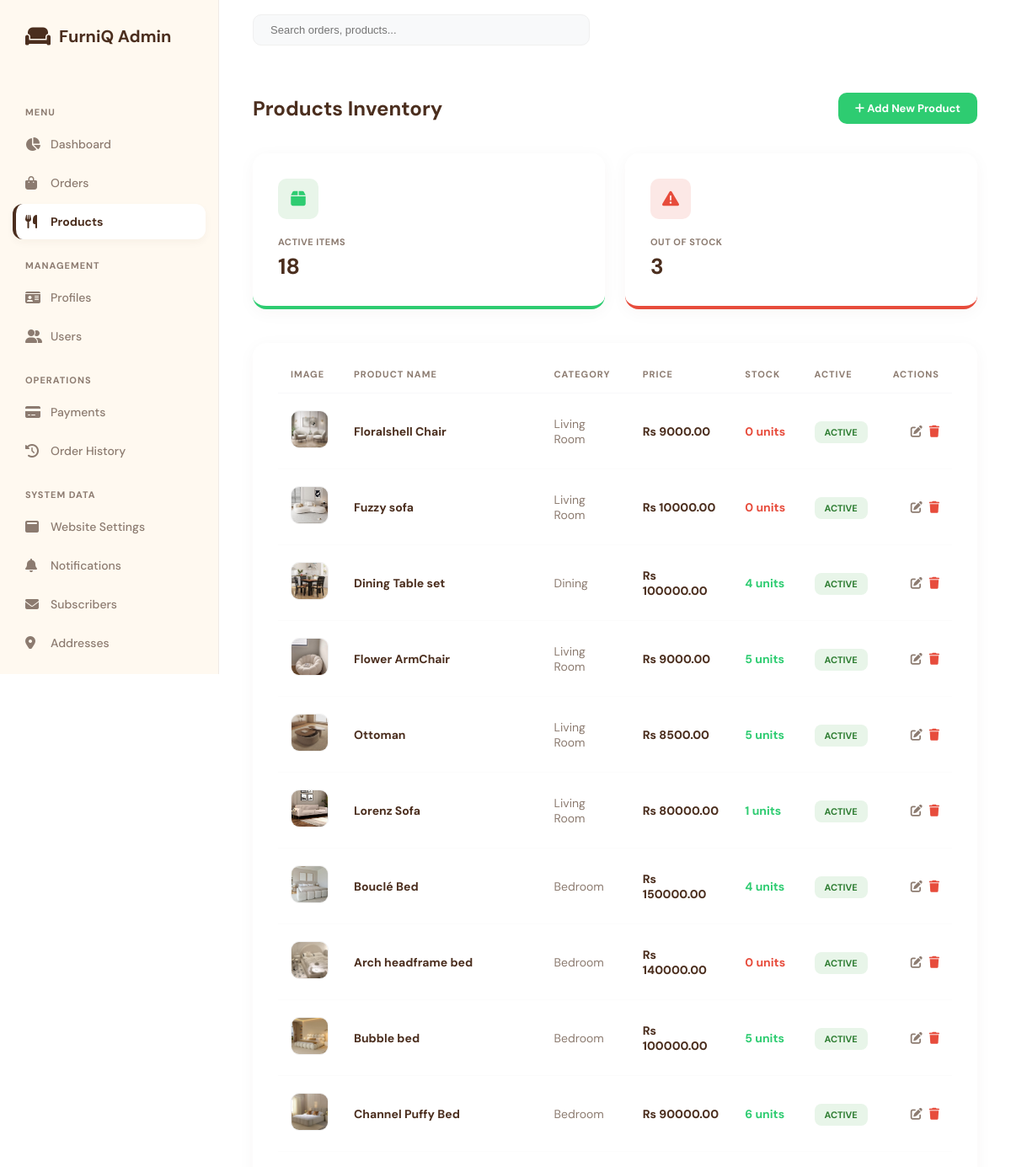
The page /admin-custom/products/ (signed in, upper part) on the database as committed earlier.
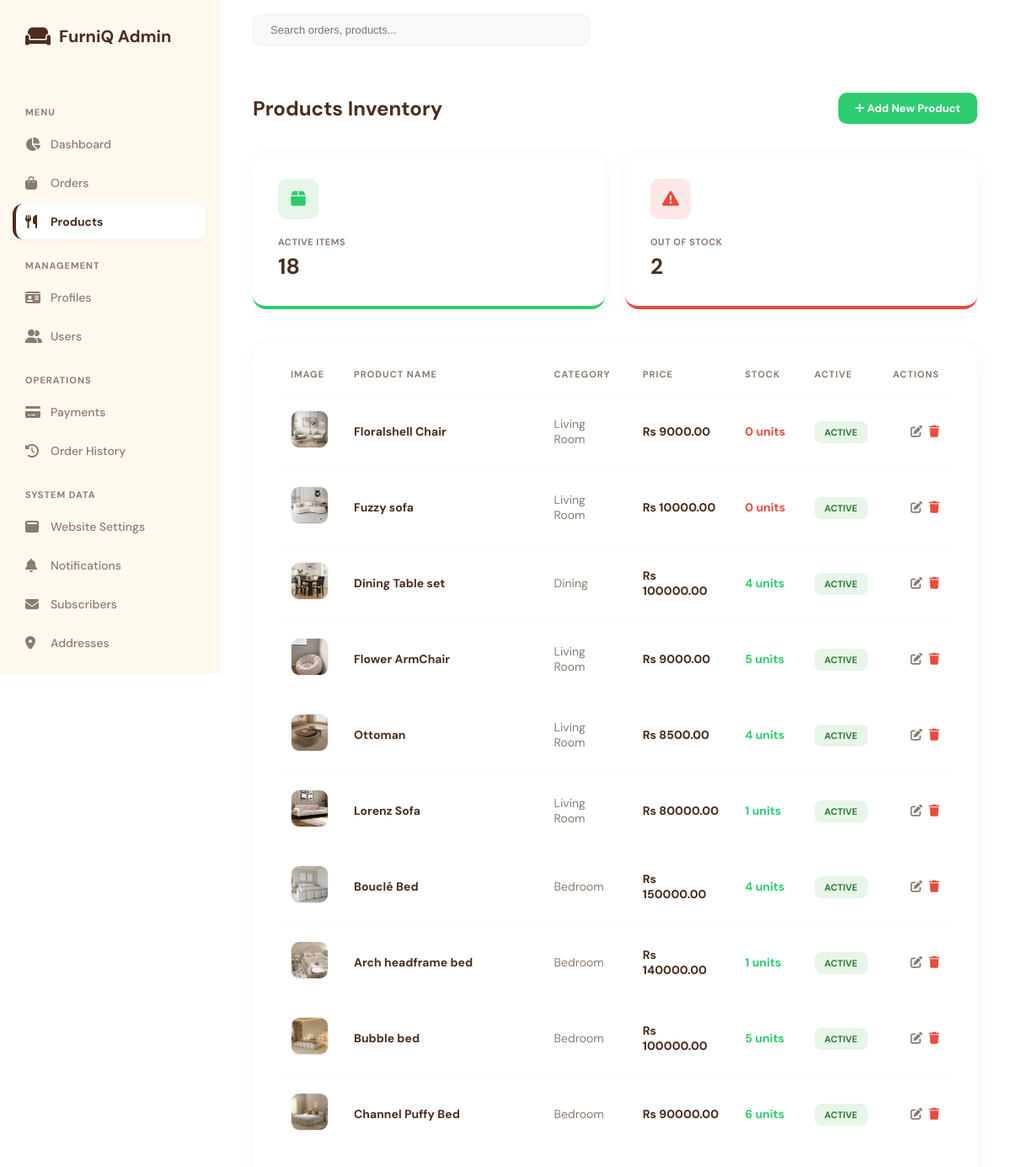
The same page on the database as committed later.
### inventory/models.py (models this page shows, shortened)
class Product(models.Model):
    CATEGORY_CHOICES = [
        ('Bedroom', 'Bedroom'),
        ('Living Room', 'Living Room'),
        ('Dining', 'Dining'),
    ]
    name = models.CharField(max_length=100)
    price = models.DecimalField(max_digits=10, decimal_places=2)
    old_price = models.DecimalField(max_digits=10, decimal_places=2, blank=True, null=True)
    stock = models.IntegerField(default=0)
    category = models.CharField(max_length=50, choices=CATEGORY_CHOICES, default='Living Room')
    assigned_staff = models.ForeignKey(
        User,
        on_delete=models.SET_NULL,
        null=True,
        blank=True,
        limit_choices_to={'is_staff': True}
    )
    image = models.ImageField(upload_to='product_images/', null=True, blank=True)
    is_featured = models.BooleanField(default=False)
    is_popular = models.BooleanField(default=False, verbose_name='Popular (Best Seller)')
    is_special_offer = models.BooleanField(default=False, verbose_name='Special Offer')
    available_for_order = models.BooleanField(default=True)
    is_active = models.BooleanField(default=True, verbose_name='Active (Show on website)')
    description = models.TextField(blank=True, null=True)

### custom_admin/views.py (the view)
# urls.py: path('products/', views.ProductListView.as_view(), name='products-list'),
class ProductListView(AdminMixin, ListView):
    model = Product
    template_name = 'custom_admin/products.html'
    context_object_name = 'products'
    def get_context_data(self, **kwargs):
        ctx = super().get_context_data(**kwargs)
        ctx['active_count'] = Product.objects.filter(is_active=True).count()
        ctx['out_of_stock'] = Product.objects.filter(stock=0).count()
        return ctx

### custom_admin/context_processors.py (called while the page is built)
def admin_context(request):
    context = {}
    if request.user.is_authenticated and request.user.is_staff:
        if request.user.is_superuser:
            pending_staff = Profile.objects.filter(
                is_approved=False,
                user__is_staff=True
            ).count()
            context['pending_staff'] = pending_staff
    return context

### custom_admin/views.py (called while the page is built)
    def test_func(self):
        u = self.request.user
        if not u.is_authenticated or not u.is_staff:
            return False
        if u.is_superuser:
            return True
        return hasattr(u, 'profile') and u.profile.is_approved

    def get_context_data(self, **kwargs):
        ctx = super().get_context_data(**kwargs)
        ctx['unread_count'] = Notification.objects.filter(is_read=False).count()
        return ctx

### custom_admin/templates/custom_admin/products.html (shortened to what this page needs)
{% extends 'custom_admin/base_admin_custom.html' %}
{% block content %}
<div style="display: flex; justify-content: space-between; align-items: center; margin-bottom: 35px;">
    <h2 style="font-size: 24px; font-weight: 700;">Products Inventory</h2>
    <a href="{% url 'admin-custom:products-add' %}" class="btn-unified" style="background: #2ecc71;"><i class="fas fa-plus"></i> Add New Product</a>
</div>
<div class="stats-grid">
    <div class="stat-card" style="border-bottom-color: var(--success);">
        <div class="stat-icon" style="background: #e8f5e9; color: var(--success);"><i class="fas fa-box"></i></div>
        <div class="label">Active Items</div>
        <div class="value">{{ active_count }}</div>
    </div>
    <div class="stat-card" style="border-bottom-color: var(--danger);">
        <div class="stat-icon" style="background: #fce8e6; color: var(--danger);"><i class="fas fa-exclamation-triangle"></i></div>
        <div class="label">Out of Stock</div>
        <div class="value">{{ out_of_stock }}</div>
    </div>
</div>
<div class="data-container">
    <table>
        <thead>
            <tr>
                <th>IMAGE</th>
                <th>PRODUCT NAME</th>
                <th>CATEGORY</th>
                <th>PRICE</th>
                <th>STOCK</th>
                <th>ACTIVE</th>
                <th style="text-align: right;">ACTIONS</th>
            </tr>
        </thead>
        <tbody>
            {% for product in products %}
            <tr>
                <td>
                    {% if product.image %}
                        <img src="{{ product.image.url }}" style="width: 45px; height: 45px; border-radius: 10px; object-fit: cover; border: 1px solid #f0f0f0;">
                    {% else %}
                        <div style="width: 45px; height: 45px; background: #fff9f0; border-radius: 10px; border: 1px solid #f0f0f0;"></div>
                    {% endif %}
                </td>
                <td style="font-weight: 700;">{{ product.name }}</td>
                <td style="color: var(--text-muted);">{{ product.category }}</td>
                <td style="font-weight: 800; color: var(--text-main);">Rs {{ product.price }}</td>
                <td>
                    <span style="font-weight: 700; color: {% if product.stock == 0 %}#e74c3c{% else %}#2ecc71{% endif %};">
                        {{ product.stock }} units
                    </span>
                </td>
                <td>
                    <a href="{% url 'admin-custom:products-toggle' product.pk %}" style="text-decoration: none;">
                        {% if product.is_active %}
                            <span class="badge" style="background: #e8f5e9; color: #2e7d32;">ACTIVE</span>
                        {% else %}
                            <span class="badge" style="background: #f1f3f4; color: #5f6368;">HIDDEN</span>
                        {% endif %}
                    </a>
                </td>
                <td style="text-align: right;">
                    <div style="display: flex; gap: 8px; justify-content: flex-end;">
                        <a href="{% url 'admin-custom:products-edit' product.pk %}" style="color: var(--text-muted);"><i class="fas fa-edit"></i></a>
                        <a href="#" style="color: #e74c3c;"><i class="fas fa-trash"></i></a>
                    </div>
                </td>
            </tr>
            {% endfor %}
        </tbody>
    </table>
</div>
{% endblock %}

Rows that differ between the two databases and show on the page:
changed Product "Ottoman": stock "5" → "4"
changed Product "Arch headframe bed": stock "0" → "1"
Other text that changed with them:
{{ out_of_stock }}: "3" → "2"
